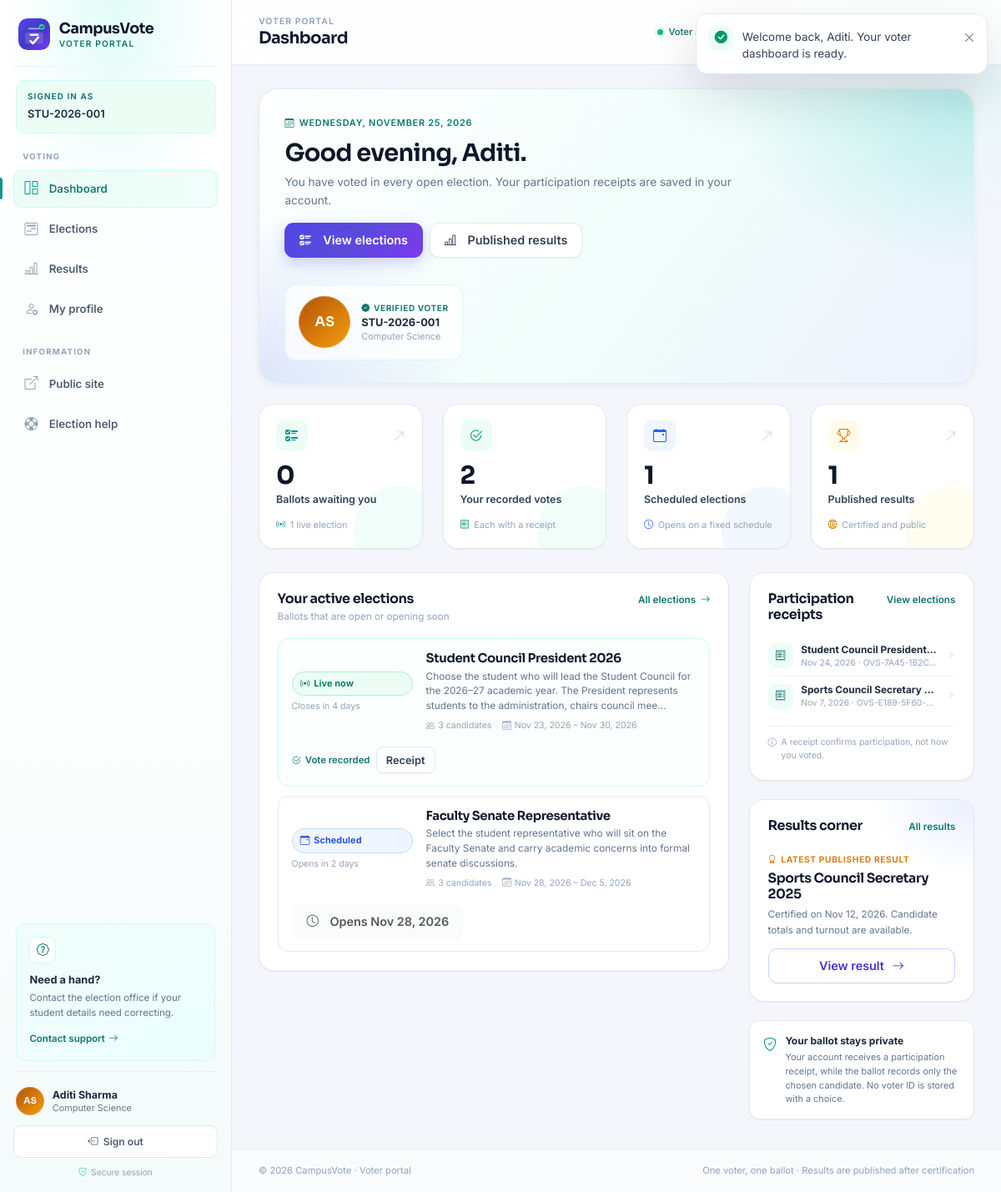
The app's page /voter/dashboard.php (signed in) with its own data.
### tables this page shows
CREATE TABLE `voters` (
    `id`            INT UNSIGNED NOT NULL AUTO_INCREMENT,
    `full_name`     VARCHAR(100) NOT NULL,
    `username`      VARCHAR(50)  NOT NULL,
    `email`         VARCHAR(150) NOT NULL,
    `student_id`    VARCHAR(30)  NOT NULL,
    `department`    VARCHAR(100) NOT NULL,
    `password_hash` VARCHAR(255) NOT NULL,
    `is_active`     TINYINT(1)   NOT NULL DEFAULT 1,
    `last_login_at` DATETIME     NULL,
    `created_at`    DATETIME     NOT NULL DEFAULT CURRENT_TIMESTAMP,
    `updated_at`    DATETIME     NOT NULL DEFAULT CURRENT_TIMESTAMP
                                 ON UPDATE CURRENT_TIMESTAMP,
    PRIMARY KEY (`id`),
    UNIQUE KEY `uq_voters_username` (`username`),
    UNIQUE KEY `uq_voters_email` (`email`),
    UNIQUE KEY `uq_voters_student_id` (`student_id`),
    KEY `idx_voters_is_active` (`is_active`),
    KEY `idx_voters_created_at` (`created_at`)
);

CREATE TABLE `elections` (
    `id`                INT UNSIGNED NOT NULL AUTO_INCREMENT,
    `title`             VARCHAR(150) NOT NULL,
    `description`       TEXT         NULL,
    `start_at`          DATETIME     NOT NULL,
    `end_at`            DATETIME     NOT NULL,
    `status`            ENUM('draft','active','closed') NOT NULL DEFAULT 'draft',
    `results_published` TINYINT(1)   NOT NULL DEFAULT 0,
    `created_by`        INT UNSIGNED NULL,
    `created_at`        DATETIME     NOT NULL DEFAULT CURRENT_TIMESTAMP,
    `updated_at`        DATETIME     NOT NULL DEFAULT CURRENT_TIMESTAMP
                                     ON UPDATE CURRENT_TIMESTAMP,
    PRIMARY KEY (`id`),
    KEY `idx_elections_status_window` (`status`, `start_at`, `end_at`),
    KEY `idx_elections_results` (`results_published`),
    KEY `fk_elections_admin` (`created_by`),
    CONSTRAINT `fk_elections_admin`
        FOREIGN KEY (`created_by`) REFERENCES `admins` (`id`)
        ON DELETE SET NULL ON UPDATE CASCADE,
    CONSTRAINT `chk_elections_window` CHECK (`end_at` > `start_at`)
);

CREATE TABLE `vote_participation` (
    `id`           BIGINT UNSIGNED NOT NULL AUTO_INCREMENT,
    `voter_id`     INT UNSIGNED NOT NULL,
    `election_id`  INT UNSIGNED NOT NULL,
    `receipt_code` VARCHAR(24) NOT NULL,
    `cast_at`      DATETIME NOT NULL DEFAULT CURRENT_TIMESTAMP,
    PRIMARY KEY (`id`),
    UNIQUE KEY `uq_participation_voter_election` (`voter_id`, `election_id`),
    UNIQUE KEY `uq_participation_receipt` (`receipt_code`),
    KEY `idx_participation_election` (`election_id`),
    KEY `idx_participation_cast_at` (`cast_at`),
    CONSTRAINT `fk_participation_voter`
        FOREIGN KEY (`voter_id`) REFERENCES `voters` (`id`)
        ON DELETE RESTRICT ON UPDATE CASCADE,
    CONSTRAINT `fk_participation_election`
        FOREIGN KEY (`election_id`) REFERENCES `elections` (`id`)
        ON DELETE RESTRICT ON UPDATE CASCADE
);

### voter/dashboard.php (the view, shortened to what the rows shown need)
<?php
$voter = Auth::requireVoter();
$pdo = Database::connection();
$voterId = (int) $voter['id'];
$activeStmt = $pdo->prepare(
    "SELECT e.*,
            (SELECT COUNT(*) FROM candidates c WHERE c.election_id = e.id) AS candidate_count,
            (SELECT p.id FROM vote_participation p WHERE p.election_id = e.id AND p.voter_id = ? LIMIT 1) AS participation_id
     FROM elections e
     WHERE e.status = 'active' AND e.end_at > NOW()
     ORDER BY CASE WHEN NOW() BETWEEN e.start_at AND e.end_at THEN 0 ELSE 1 END, e.end_at ASC"
);
$activeStmt->execute([$voterId]);
$activeElections = $activeStmt->fetchAll();
$pendingCount = 0;
$upcomingCount = 0;
$liveCount = 0;
foreach ($activeElections as $activeElection) {
    $status = Election::status($activeElection);
    if ($status === Election::LIVE) {
        $liveCount++;
    } elseif ($status === Election::UPCOMING) {
        $upcomingCount++;
    }
}
$latestPublished = $pdo->query(
    'SELECT * FROM elections WHERE results_published = 1 ORDER BY end_at DESC LIMIT 1'
)->fetch() ?: null;
$receiptsStmt = $pdo->prepare(
    'SELECT p.*, e.title AS election_title, e.results_published, e.end_at
     FROM vote_participation p
     JOIN elections e ON e.id = p.election_id
     WHERE p.voter_id = ?
     ORDER BY p.cast_at DESC, p.id DESC
     LIMIT 4'
);
$receiptsStmt->execute([$voterId]);
$receipts = $receiptsStmt->fetchAll();
$hour = (int) date('G');
$greeting = $hour < 12 ? 'Good morning' : ($hour < 17 ? 'Good afternoon' : 'Good evening');
$firstName = explode(' ', (string) $voter['full_name'])[0];
require_once dirname(__DIR__) . '/includes/voter_header.php';
?>
<section class="voter-welcome">
    <div class="voter-welcome__copy">
        <span class="voter-welcome__date"><i class="bi bi-calendar3" aria-hidden="true"></i><?= e(date('l, F j, Y')) ?></span>
        <h2><?= e($greeting) ?>, <?= e($firstName) ?>.</h2>
        <?php if ($pendingCount > 0): ?>
            <p>You have <strong><?= e((string) $pendingCount) ?> open ballot<?= $pendingCount === 1 ? '' : 's' ?></strong> waiting. Review the candidates and have your say.</p>
        <?php elseif ($liveCount > 0): ?>
            <p>You have voted in every open election. Your participation receipts are saved in your account.</p>
        <?php else: ?>
            <p>No ballot is open right now. Your account is verified and ready for the next campus vote.</p>
        <?php endif; ?>
        <div class="voter-welcome__actions">
            <a class="btn btn-brand" href="<?= e(url('voter/elections.php')) ?>">
            </a>
            <a class="btn btn-light" href="<?= e(url('voter/results.php')) ?>">
            </a>
        </div>
    </div>
    <div class="voter-welcome__identity">
        <?= avatar_markup((string) $voter['full_name'], null, 'avatar--lg') ?>
        <div>
            <span class="verified-chip"><i class="bi bi-patch-check-fill" aria-hidden="true"></i>Verified voter</span>
            <strong><?= e($voter['student_id']) ?></strong>
            <span><?= e($voter['department']) ?></span>
        </div>
    </div>
</section>
<div class="row g-4 mt-1">
    <div class="col-xl-8">
        <section class="voter-section">
            <div class="voter-section__header">
                <div>
                    <h2>Your active elections</h2>
                </div>
            </div>
            <?php if ($activeElections): ?>
                <div class="voter-election-list">
                    <?php foreach ($activeElections as $election):
                        $status = Election::status($election);
                        $meta = Election::meta($status);
                        $hasVoted = !empty($election['participation_id']);
                    ?>
                        <article class="voter-election-card<?= $hasVoted ? ' voter-election-card--voted' : '' ?>">
                            <div class="voter-election-card__status">
                                <span class="status-pill status-pill--<?= e($meta['class']) ?>">
                                    <i class="bi <?= e($meta['icon']) ?>" aria-hidden="true"></i><?= e($meta['label']) ?>
                                </span>
                                <span class="voter-election-card__timing"><?= e(Election::timingHint($election)) ?></span>
                            </div>
                            <div class="voter-election-card__body">
                                <h3><?= e($election['title']) ?></h3>
                                <p><?= e(truncate_text($election['description'], 160)) ?></p>
                                <div class="voter-election-card__meta">
                                    <span><i class="bi bi-people" aria-hidden="true"></i><?= e((string) $election['candidate_count']) ?> candidate<?= (int) $election['candidate_count'] === 1 ? '' : 's' ?></span>
                                    <span><i class="bi bi-calendar3" aria-hidden="true"></i><?= e(format_date($election['start_at'])) ?> – <?= e(format_date($election['end_at'])) ?></span>
                                </div>
                            </div>
                            <div class="voter-election-card__action">
                                <?php if ($hasVoted): ?>
                                    <span class="vote-confirmed"><i class="bi bi-check2-circle" aria-hidden="true"></i>Vote recorded</span>
                                    <a class="btn btn-sm btn-light" href="<?= e(url('voter/receipt.php?id=' . (int) $election['participation_id'])) ?>">Receipt</a>
                                <?php elseif ($status === Election::LIVE): ?>
                                    <a class="btn btn-brand" href="<?= e(url('voter/vote.php?election_id=' . (int) $election['id'])) ?>">
                                        Cast your vote <i class="bi bi-arrow-right ms-1" aria-hidden="true"></i>
                                    </a>
                                <?php else: ?>
                                    <button class="btn btn-light" type="button" disabled>
                                        <i class="bi bi-clock me-2" aria-hidden="true"></i>Opens <?= e(format_date($election['start_at'])) ?>
                                    </button>
                                <?php endif; ?>
                            </div>
                        </article>
                    <?php endforeach; ?>
                </div>
            <?php endif; ?>
        </section>
    </div>
    <div class="col-xl-4">
        <section class="voter-side-card">
            <div class="voter-side-card__header">
                <h2>Participation receipts</h2>
            </div>
            <?php if ($receipts): ?>
                <div class="receipt-list">
                    <?php foreach ($receipts as $receipt): ?>
                        <a class="receipt-list__item" href="<?= e(url('voter/receipt.php?id=' . (int) $receipt['id'])) ?>">
                            <span class="receipt-list__icon"><i class="bi bi-receipt" aria-hidden="true"></i></span>
                            <span class="receipt-list__meta">
                                <strong><?= e($receipt['election_title']) ?></strong>
                                <span><?= e(format_date($receipt['cast_at'])) ?> · <?= e($receipt['receipt_code']) ?></span>
                            </span>
                            <i class="bi bi-chevron-right" aria-hidden="true"></i>
                        </a>
                    <?php endforeach; ?>
                </div>
            <?php else: ?>
                <div class="empty-state empty-state--tiny">
                    <p>No participation receipts yet. Your first one is issued after you vote.</p>
                </div>
            <?php endif; ?>
        </section>
        <section class="voter-side-card voter-side-card--results">
            <div class="voter-side-card__header">
                <h2>Results corner</h2>
                <a href="<?= e(url('voter/results.php')) ?>">All results</a>
            </div>
            <?php if ($latestPublished): ?>
                <span class="results-corner__eyebrow"><i class="bi bi-award" aria-hidden="true"></i>Latest published result</span>
                <h3><?= e($latestPublished['title']) ?></h3>
                <p>Certified on <?= e(format_date($latestPublished['end_at'])) ?>. Candidate totals and turnout are available.</p>
                <a class="btn btn-outline-brand w-100" href="<?= e(url('voter/results.php?election_id=' . (int) $latestPublished['id'])) ?>">
                    View result <i class="bi bi-arrow-right ms-1" aria-hidden="true"></i>
                </a>
            <?php endif; ?>
        </section>
    </div>
</div>
<?php require_once dirname(__DIR__) . '/includes/voter_footer.php'; ?>

### includes/voter_sidebar.php (shortened to what the rows shown need)
<?php
$voter = $voter ?? Auth::requireVoter();
?>
<aside class="app-sidebar app-sidebar--voter" id="appSidebar" aria-label="Voter navigation">
    <div class="sidebar-context sidebar-context--voter">
        <span class="sidebar-context__label">Signed in as</span>
        <span class="sidebar-context__value"><?= e($voter['student_id'] ?? '') ?></span>
    </div>
    <div class="sidebar-footer">
        <div class="sidebar-profile">
            <?= avatar_markup((string) $voter['full_name'], null, 'avatar--sm') ?>
            <div class="sidebar-profile__meta">
                <strong><?= e($voter['full_name']) ?></strong>
                <span><?= e($voter['department'] ?? '') ?></span>
            </div>
        </div>
    </div>
</aside>

### includes/functions.php (shortened to what the rows shown need)
<?php
function e(mixed $value): string
{
    return htmlspecialchars((string) $value, ENT_QUOTES | ENT_SUBSTITUTE, 'UTF-8');
}
function url(string $path = ''): string
{
    $path = ltrim($path, '/');
    return BASE_URL . '/' . $path;
}
function format_datetime(?string $datetime, string $format = 'M j, Y · g:i A'): string
{
    try {
        return (new DateTimeImmutable($datetime, new DateTimeZone(APP_TIMEZONE)))->format($format);
    } catch (Exception) {
        return '—';
    }
}
function format_date(?string $datetime, string $format = 'M j, Y'): string
{
    return format_datetime($datetime, $format);
}
function human_interval(DateInterval $diff): string
{
    if ($diff->d > 0) {
        return $diff->d . ' day' . ($diff->d === 1 ? '' : 's');
    }
    return 'moments';
}
function time_until(?string $datetime): string
{
    try {
        $target = new DateTimeImmutable($datetime, new DateTimeZone(APP_TIMEZONE));
        $now = new DateTimeImmutable('now', new DateTimeZone(APP_TIMEZONE));
        return human_interval($target->diff($now));
    } catch (Exception) {
        return '';
    }
}
function initials(string $name): string
{
    $parts = preg_split('/\s+/u', trim($name)) ?: [];
    $parts = array_values(array_filter($parts, static fn ($part) => $part !== ''));
    $first = mb_strtoupper(mb_substr($parts[0], 0, 1));
    $last = count($parts) > 1 ? mb_strtoupper(mb_substr($parts[count($parts) - 1], 0, 1)) : '';
    return $first . $last;
}
function avatar_background(string $seed): string
{
    $palettes = [
        'linear-gradient(135deg, #4f46e5, #7c3aed)',
        'linear-gradient(135deg, #0f766e, #14b8a6)',
        'linear-gradient(135deg, #b45309, #f59e0b)',
        'linear-gradient(135deg, #be123c, #fb7185)',
        'linear-gradient(135deg, #1d4ed8, #38bdf8)',
        'linear-gradient(135deg, #6d28d9, #c084fc)',
        'linear-gradient(135deg, #047857, #84cc16)',
        'linear-gradient(135deg, #9a3412, #fb923c)',
    ];
    $index = abs(crc32(mb_strtolower($seed))) % count($palettes);
    return $palettes[$index];
}
function avatar_markup(string $name, ?string $photoUrl = null, string $extraClass = ''): string
{
    $safePhoto = safe_photo_url($photoUrl);
    $class = trim('avatar ' . $extraClass);
    $style = e(avatar_background($name));
    $html = '<span class="' . e($class) . '" style="background:' . $style . '" aria-hidden="true">';
    $html .= '<span class="avatar__initials">' . e(initials($name)) . '</span>';
    $html .= '</span>';
    return $html;
}
function truncate_text(?string $text, int $limit = 120): string
{
    $text = trim((string) $text);
    if (mb_strlen($text) <= $limit) {
        return $text;
    }
    return rtrim(mb_substr($text, 0, $limit - 1)) . '…';
}
function safe_photo_url(?string $url): ?string
{
    $url = trim((string) $url);
    if ($url === '') {
        return null;
    }
    $scheme = strtolower((string) parse_url($url, PHP_URL_SCHEME));
    return in_array($scheme, ['http', 'https'], true) ? $url : null;
}

### records on screen
voters: student "STU-2026-001", full_name "AS AS", full_name "Aditi Sharma", department "Computer Science", full_name "Aditi"
elections: label "Live now", end_at "Closes in 4 days", title "Student Council President 2026", description "Choose the student who will lead the Student Council for the 2026–27 academic year. The President represents students to the administration, chairs council mee…", candidate_count "3", start_at "Nov 23, 2026", end_at "Nov 30, 2026"
elections: label "Scheduled", Election::timingHint($election) "Opens in 2 days", title "Faculty Senate Representative", description "Select the student representative who will sit on the Faculty Senate and carry academic concerns into formal senate discussions.", candidate_count "3", start_at "Nov 28, 2026", end_at "Dec 5, 2026"
vote_participation: election.title "Student Council President…", cast_at "Nov 24, 2026", receipt_code "OVS-7A45-1B2C…"
vote_participation: election.title "Sports Council Secretary…", cast_at "Nov 7, 2026", receipt_code "OVS-E189-5F60-…"
elections: title "Sports Council Secretary 2025", end_at "Nov 12, 2026"

### other values on screen
$flash['message'] "Welcome back, Aditi. Your voter dashboard is ready."
APP_NAME "CampusVote"
$item['label'] "Dashboard"
$item['label'] "Elections"
$item['label'] "Results"
$item['label'] "My profile"
$pageEyebrow "VOTER PORTAL"
$pageTitle "Dashboard"
$pendingCount "0"
$liveCount "1"
$myVoteCount "2"
$upcomingCount "1"
$publishedCount "1"
